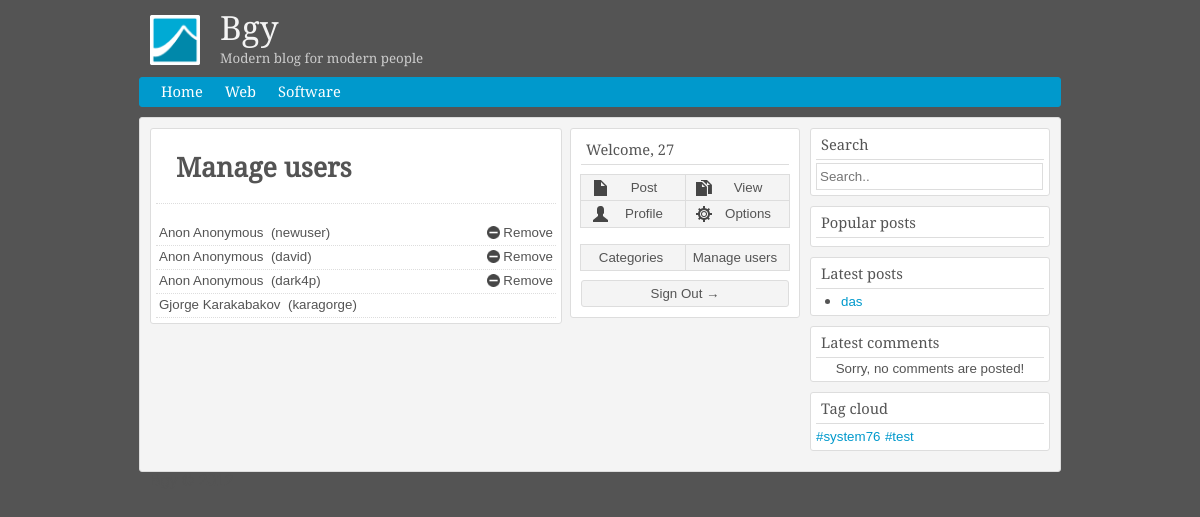
The page /admin.php (signed in) on the database its author committed.
### tables this page shows
CREATE TABLE IF NOT EXISTS `options` (
  `OptionID` int(11) NOT NULL AUTO_INCREMENT,
  `OptionName` varchar(200) NOT NULL,
  `Value` varchar(200) NOT NULL,
  PRIMARY KEY (`OptionID`)
);

CREATE TABLE IF NOT EXISTS `category` (
  `CategoryID` int(25) NOT NULL AUTO_INCREMENT,
  `Categories` varchar(20) NOT NULL,
  PRIMARY KEY (`CategoryID`)
);

CREATE TABLE IF NOT EXISTS `usernames` (
  `UserID` int(11) NOT NULL AUTO_INCREMENT,
  `Username` varchar(50) NOT NULL,
  `Email` varchar(150) NOT NULL,
  `RName` varchar(50) NOT NULL,
  `RSurname` varchar(50) NOT NULL,
  `About` text NOT NULL,
  `Admin` tinyint(1) NOT NULL DEFAULT '0',
  PRIMARY KEY (`UserID`)
);

CREATE TABLE IF NOT EXISTS `post` (
  `PostID` int(11) NOT NULL AUTO_INCREMENT,
  `PostTitle` text NOT NULL,
  `PostContent` text NOT NULL,
  `PostImage` text NOT NULL,
  `Tags` text NOT NULL,
  `CategoryID` int(11) NOT NULL,
  `UserID` int(11) NOT NULL,
  `Time` varchar(20) NOT NULL,
  `Date` varchar(20) NOT NULL,
  PRIMARY KEY (`PostID`),
  KEY `CategoryID` (`CategoryID`),
  KEY `UserID` (`UserID`)
);

### Cs/Database.php (the view, shortened to what this page needs)
<?php
class Cs_Database
{
	public function getUsers() {
		$query = mysql_query("SELECT * FROM usernames ORDER BY usernames.UserID DESC") or die("Custom error!");
		echo "<h1>Manage users</h1>";
		while($q = mysql_fetch_array($query)) {
			if($q['UserID'] == $_SESSION['userid']) {
				echo "<div class=\"m_info\">";
					echo "<a href=\"profile.php?u=" .$q['Username']. " \">" .$q['RName']. " " .$q['RSurname']. "</a>&nbsp; (" .$q['Username'].")";
				echo "</div>";
			}
			else {
				echo "<div class=\"m_info\">";
					echo "<a href=\"profile.php?u=" .$q['Username']. " \">" .$q['RName']. " " .$q['RSurname']. "</a>&nbsp; (" .$q['Username'].")";
					echo "<div class=\"right_side\">";
						echo "<a href=\"?rid=" .$q['UserID']. "\"><img src=\"Images/remove.png\" alt=\"remove\" /> Remove</a>";
					echo "</div>";
				echo "</div>";
			}
		}
	}
}
?>

### Cs/HTML.php (shortened to what this page needs)
<?php
class Cs_HTML
{
	public function htmlStart() {
		echo "<!DOCTYPE html PUBLIC \"-//W3C//DTD XHTML 1.0 Transitional//EN\" \"http://www.w3.org/TR/xhtml1/DTD/xhtml1-transitional.dtd\">";
		echo "<html xmlns=\"http://www.w3.org/1999/xhtml\">";
		echo "<head>";
			echo "<link rel=\"stylesheet\" href=\"Styles/main.css\" />";
			echo "</head>";
		echo "<body>";
	}
	public function htmlEnd() {
		$get_footer = mysql_query("SELECT * FROM options WHERE OptionName LIKE 'Footer text'") or die("Custom error!");
		$gf = mysql_fetch_array($get_footer);
		?>
		<?php	echo "<div class=\"footer\">" .$gf['Value']. "</div>";
		echo "</body>";
		echo "</html>";
	}
	public function htmlMenu() {
		echo "<div class=\"menu\">";
			echo "<div class=\"menu_item\"><a href=\"index.php\">Home</a></div>";
			$query = mysql_query("SELECT * FROM category") or die("Database error!");
			while($q = mysql_fetch_array($query)) {
				echo "<div class=\"menu_item\"><a href=\"category.php?id=" .$q['CategoryID']. "\">" .$q['Categories']. "</a></div>";
			}
		echo "</div>";
	}
	public function htmlHead() {
		$get_title = mysql_query("SELECT * FROM options WHERE OptionName LIKE 'Site Title'") or die("Custom error!");
		$gt = mysql_fetch_array($get_title);
		$get_tagline = mysql_query("SELECT * FROM options WHERE OptionName LIKE 'Blog tagline'") or die("Custom error!");
		$gtg = mysql_fetch_array($get_tagline);
		$get_image = mysql_query("SELECT * FROM options WHERE OptionName LIKE 'Blog image'") or die("Custom error!");
		$gi = mysql_fetch_array($get_image);
		echo "<div class=\"header\">";
			echo "<div class=\"logo\"><a href=\"index.php\"><img class=\"logo\" src=\"" .$gi['Value']. "\" alt=\"logo\" /></a></div>";
			echo "<div class=\"header_title\">" .$gt['Value']. "</div>";
			echo "<div class=\"header_tagline\">" .$gtg['Value']. "</div>";
		echo "</div>";
	}
	public function sidebar($element) {
		foreach($element as $key => $value) {
			if($value == 'search') {
				echo "<ul class=\"side_latest_posts\">";
					echo "<div class=\"side_head\">Search</div>";
					echo "<form action=\"search.php\" method=\"get\" class=\"search_box\">";
						echo "<input type=\"text\" placeholder=\"Search..\" name=\"query\" />";
					echo "</form>";
				echo "</ul>";
				echo "<div class=\"space\"></div>";
			}
			else if($value == 'recent_posts') {
				$query = mysql_query("SELECT * FROM post ORDER BY post.PostID DESC LIMIT 5") or die("Custom error!");
				if(mysql_num_rows($query) == 0) {
					echo "<div class=\"note_text\">There are no posts!</div>";
				}
				else {
					echo "<ul class=\"side_latest_posts\">";
						echo "<div class=\"side_head\">Latest posts</div>";
						while($q = mysql_fetch_array($query)) {
								echo "<li><a href=\"post.php?pid=" .$q['PostID']. "\">" .$q['PostTitle']. "</a></li>";
						}
					echo "</ul>";
					echo "<div class=\"space\"></div>";
				}
			}
			else if($value == 'recent_comments') {
				$query = mysql_query("SELECT * FROM post, commenting, comments WHERE post.PostID LIKE commenting.PostID AND commenting.CommentID LIKE comments.CommentID ORDER BY comments.CommentID DESC LIMIT 5") or die("Custom error!");
				echo "<ul class=\"side_latest_posts\">";
					if(mysql_num_rows($query) == 0) {
						echo "<div class=\"side_head\">Latest comments</div>";
							echo "<div class=\"note_text\">Sorry, no comments are posted!</div>";
					}
				echo "</ul>";
				echo "<div class=\"space\"></div>";
			}
			else if($value == 'popular') {
				echo "<ul class=\"side_latest_posts\">";
					echo "<div class=\"side_head\">Popular posts</div>";
				echo "</ul>";
				echo "<div class=\"space\"></div>";
			}
			else if($value == 'tag_cloud') {
				echo "<ul class=\"side_latest_posts\">";
					echo "<div class=\"side_head\">Tag cloud</div>";
					$tags = mysql_query("SELECT Tags FROM post");
					while($tagrow = mysql_fetch_assoc($tags)) {
						$tagarr[] = implode(' ', $tagrow);
					}
					$result = array_unique($tagarr);
					foreach($result as $i => $value) {
						$result2 = implode(' ', $result);
					}
					$result3 = explode(' ', $result2);
					$result3 = array_unique($result3);
					foreach($result3 as $key => $value) {
							echo " <a class=\"sidetag\" href=\"search.php?query=" .$result3[$key]."\">#".$result3[$key]."</a> ";
					}
				echo "</ul>";
				echo "<div class=\"space\"></div>";
			}
			else if($value == 'register') {
				echo "<div class=\"register_box\">";
					if(!isset($_SESSION['username'])) {
						echo "<form action=\"register.php\" method=\"post\" class=\"register_form\">";
							echo "<input type=\"submit\" value=\"Sign Up Now!\" />";
						echo "</form>";
						echo "<br />";
						echo "<div class=\"side_head\">Or sign in..</div>";
						echo "<form action=\"login.php\" method=\"post\" class=\"login_form\">";
							echo "<input type=\"text\" name=\"username\" placeholder=\"username\" />";
							echo "<input type=\"password\" name=\"password\" placeholder=\"password\" />";
							echo "<input type=\"submit\" class=\"submit_button\" value=\"Sign In\" />";
						echo "</form>";
					}
					else {
						echo "<div class=\"side_head\">Welcome, " . $_SESSION['username'] . "</div>";
						echo "	<div class=\"user_buttons\">
									<a href=\"view.php\">
										<img src=\"Images/view.png\" alt=\"View\" />
										View
									</a>
									<a href=\"publish.php\">
										<img src=\"Images/post.png\" alt=\"Post\" />
										Post
									</a>
									<a href=\"options.php\">
										<img src=\"Images/cog.png\" alt=\"Options\" />
										Options
									</a>
									<a href=\"profile.php?u=" .$_SESSION['username']. "\">
										<img src=\"Images/profile.png\" alt=\"Profile\" />
										Profile
									</a>
								</div>";
						$check_admin = mysql_query("SELECT * FROM usernames WHERE usernames.UserID LIKE '" .$_SESSION['userid']. "' AND usernames.Admin LIKE 1") or die("Custom error!");
						if(mysql_num_rows($check_admin) != 0) {
							echo "	<div class=\"user_admin\">
										<div>
											&nbsp;
										</div>
										<a href=\"admin.php\">
											Manage users
										</a>
										<a href=\"profile.php?u=" .$_SESSION['username']. "\">
											Categories
										</a>
									</div>";
						}
						echo "<form action=\"login.php\" class=\"logout_box\" method=\"post\">
								<input type=\"hidden\" value=\"logout\" name=\"logout\"/>
								<input type=\"submit\" value=\"Sign Out &rarr;\" class=\"log_out\" />
							</form>";
					}
				echo "</div>";
			}
		}
	}
}
?>

### admin.php (shortened to what this page needs)
<?php
require_once "Cs/Database.php";
require_once "Cs/HTML.php";
$base = new Cs_Database;
$ht = new Cs_HTML;
$base->conBase();
$ht->htmlStart();
	$ht->htmlHead();
	$ht->htmlMenu();
	echo "<div class=\"main\">";
		echo "<div class=\"content\">";
				echo "<div class=\"small_content\">";
					$base->userCheck($_SESSION['userid']);
					$base->getUsers();
				echo "</div>";
				echo "<div class=\"sidebar2\">";
					$elements2 = array('register','twitter');
					$ht->sidebar($elements2);
				echo "</div>";
				$ht->cleaner();
			echo "</div>";
			echo "<div class=\"sidebar\">";
				$elements = array('search','popular','recent_posts','recent_comments','tag_cloud');
				$ht->sidebar($elements);
			echo "</div>";
			$ht->cleaner();
		echo "</div>";
$ht->htmlEnd();
?>

### Styles/main.css (style rules this page uses)
body { font-family:Ubuntu,Verdana,Arial; color:#545454; background:#545454; }
.header { margin:0 auto; width:900px; padding:0 20px 10px 20px; color:#F4F4F4; border:1px solid #545454; border-radius:3px; -web-border-radius:3px; -moz-border-radius:3px; }
.logo { height:50px; float:left; margin:3px 10px 0 0; padding:0; }
.header_title { font-size:25pt; font-family:'DroidSerif'; }
.header_tagline { font-size:10pt; font-family:'DroidSerif'; padding:3px 0 0 0; color:#CCC; }
.main { width:900px; margin:0 auto; background:#F4F4F4; border:1px solid #DDD; padding:10px; border-radius:3px; -web-border-radius:3px; -moz-border-radius:3px; }
.content { float:left; width:650px; }
.small_content { float:left; width:400px; background:#FFF; padding:5px; border:1px solid #DDD; border-radius:3px; -web-border-radius:3px; -moz-border-radius:3px; }
.sidebar { float:right; width:240px; }
.sidebar2 { float:right; width:230px; }
.footer { margin:0 auto; width:900px; }
h1 { font-family:DroidSerif; font-size:20pt; color:#545454; padding:0 10px 20px 20px; border-bottom:1px dotted #DDD; }
.menu { margin:0 auto 10px auto; width:900px; background:#0099CC; padding:5px 10px 5px 10px; border:1px solid #0099CC; border-radius:3px; -web-border-radius:3px; -moz-border-radius:3px; }
.menu_item { display:inline; font-family:DroidSerif; font-size:11pt; }
.menu_item a:link,.menu_item a:visited { text-decoration:none; color:#FFF; padding:5px 10px 5px 10px; border:1px solid #0099CC; }
.right_side { float:right; }
.right_side a:link,.right_side a:visited { font-size:10pt; text-decoration:none; color:#545454; }
ul.side_latest_posts { border:1px solid #DDD; background:#FFF; border-radius:3px; padding:5px; margin:0; }
.side_latest_posts li { padding:0; margin:0 0 0 25px; }
.side_latest_posts a:link,.side_latest_posts a:visited { text-decoration:none; color:#0099CC; font-size:10pt; }
.side_latest_posts input { width:96%; margin:0; border:1px solid #DDD; padding:5px 3px 5px 3px; }
.side_head { font-size:11pt; color:#545454; padding:2px 5px 5px 5px; border-bottom:1px solid #DDD; margin:0 0 3px 0; font-family:DroidSerif; }
.space { padding:0 0 10px 0; }
.register_box { padding:10px; border:1px solid #DDD; background:#FFF; margin:0 0 10px 0; border-radius:3px; -web-border-radius:3px; -moz-border-radius:3px; }
.logout_box .log_out { border:1px solid #DDD; color:#545454; background:#F4F4F4; padding:5px 10px 5px 10px; width:100%; margin:10px 0 0 0; cursor:pointer; border-radius:3px; -web-border-radius:3px; -moz-border-radius:3px; }
.user_buttons { margin:10px 0 0 0; border-radius:3px; -web-border-radius:3px; -moz-border-radius:3px; }
.user_buttons img { vertical-align: -3px; margin:0 5px 0 5px; float:left; }
.user_buttons a:link,.user_buttons a:visited { text-decoration:none; color:#545454; font-size:10pt; float:right; padding:5px 10px 5px 6px; border:1px solid #DDD; margin:-1px -1px; width:88px; background:#F4F4F4; text-align:center; }
.user_admin { margin:30px 0 0 0; border-radius:3px; -web-border-radius:3px; -moz-border-radius:3px; }
.user_admin a:link,.user_admin a:visited { text-decoration:none; color:#545454; font-size:10pt; float:right; padding:5px 10px 5px 6px; border:1px solid #DDD; margin:-1px -1px; width:88px; background:#F4F4F4; text-align:center; }
.note_text { font-size:10pt; color:#545454; text-align:center; }
.m_info { font-size:10pt; border-bottom:1px dotted #DDD; padding:3px 3px 5px 3px; }
.m_info a:link,.m_info a:visited { text-decoration:none; color:#545454; }
.m_info img { width:13px; vertical-align:-2px; }

### rows shown on the page
options: Value (picture)
options: Value "Bgy"
options: Value "Modern blog for modern people"
category: Categories "Web"
category: Categories "Software"
usernames: RName "Anon", RSurname "Anonymous", Username "newuser"
usernames: RName "Anon", RSurname "Anonymous", Username "david"
usernames: RName "Anon", RSurname "Anonymous", Username "dark4p"
usernames: RName "Gjorge", RSurname "Karakabakov", Username "karagorge"
post: PostTitle "das"

### other values the page prints
$result3[$key] "system76"
$result3[$key] "test"
